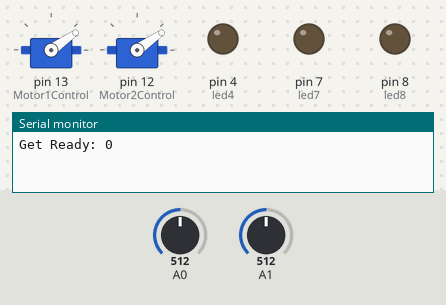
This sketch was run on a simulated Arduino Uno, built with avr-gcc and run on an emulated ATmega328P. Shown: 2 × servo, output pins drawn as LEDs (lit = HIGH), the last lines printed to the serial monitor. The test bench sets the inputs (shaded band); at power-on: A0 = 512, A1 = 512. At 15.3 s the program stops and its outputs stay as they are.

Above: at 0.1 s.
At 3.1 s:
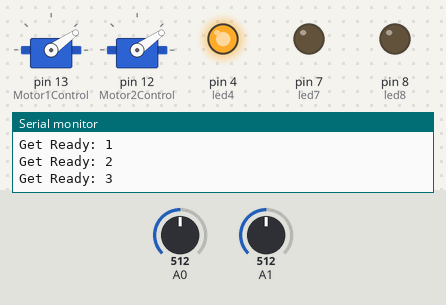
At 4.1 s:
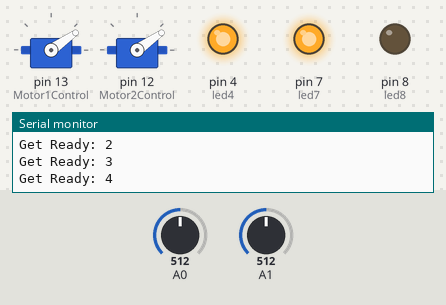
Timing chart, 0 to 5.6 s (numbered marks = the images above):
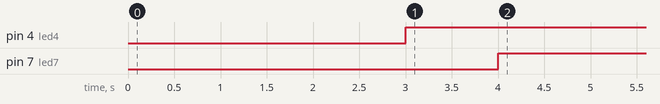

Measured:
- by itself, pin 4 (led4): LOW → HIGH at 3.0 s
- by itself, pin 7 (led7): LOW → HIGH at 4.0 s

The sketch:

InputComparisonCode.ino
```cpp
#include <Servo.h>
Servo myservo1;
Servo myservo2;
int Motor1Control = 13;
int Motor2Control = 12;
int led4 = 4;
int led7 = 7;
int led8 = 8;
//int ResetButton = 2; //Not Used
int ServoVal;
void setup() {
  // initialize serial communication at 9600 bits per second:
  Serial.begin(9600);
  pinMode(led4, OUTPUT);
  pinMode(led7, OUTPUT);
  pinMode(led8, OUTPUT);
//  pinMode(ResetButton, INPUT); //Not in Use
  myservo1.attach(Motor1Control);
  myservo2.attach(Motor2Control);
}

const int MaxAngle = 70;
int Sensor1Max=0, Sensor2Max=0, servoVal=45;
float ratio=0.0;
int player1sum=0, player2sum=0;
// the loop routine runs over and over again forever:
void loop() {
  // Setup Loop
  for(int i=0 ; i<5 ; i++)
  {
      // reset the servos to Center
      myservo1.write(MaxAngle/2);
      myservo2.write(MaxAngle/2);

      Serial.print("Get Ready: "); Serial.println(i);
      // LEDs added to pins 4 7 8
      // Calibration can also be done here
      if(i > 4)
      {
          // All LEDs ON
          digitalWrite(led4, HIGH);
          digitalWrite(led7, HIGH);
          digitalWrite(led8, HIGH);
      }
      else if (i > 3)
      {
          // Two LEDs ON
          digitalWrite(led4, HIGH);
          digitalWrite(led7, HIGH);
          digitalWrite(led8, LOW);
      }
      else if (i > 2)
      {
          // One LED ON
          digitalWrite(led4, HIGH);
          digitalWrite(led7, LOW);
          digitalWrite(led8, LOW);
      }
      else
      {
          // all LEDs OFF
          digitalWrite(led4, LOW);
          digitalWrite(led7, LOW);
          digitalWrite(led8, LOW);
      }
      // Wait function
      delay(1000);
    }

  // Game Loop
  for(int i=0 ; i<20 ; i++)
  {
    // read the input on analog pin 0:
    int sensorValue1 = analogRead(A0);
    // Convert the analog reading (which goes from 0 - 1023) to a voltage (0 - 5V):
    float voltage1 = sensorValue1 * (5.0 / 1023.0);
    Serial.print("player 1 Sensor Value: "); Serial.println(sensorValue1);
    //Serial.print("player 1 voltage"); Serial.println(voltage1);

    int sensorValue2 = analogRead(A1);
    // Convert the analog reading (which goes from 0 - 1023) to a voltage (0 - 5V):
    float voltage2 = sensorValue2 * (5.0 / 1023.0);
    Serial.print("player 2 Sensor Value: "); Serial.println(sensorValue2);
    //Serial.print("player 2 voltage"); Serial.println(voltage2);
    // print out the value you read:

    player1sum += sensorValue1;
    player2sum += sensorValue2;

    delay(500);
  }

  ratio = (float)player1sum/player2sum;
  Serial.print("\nRatio ");
  Serial.println(ratio);
  if(ratio>1){
    //servoVal=179;
    Serial.print("player2 wins");
    while(1)
    {
        // Servo turns to 60 degrees
        // Pin 13 turns on
        ServoVal = MaxAngle-0;
        myservo1.write(MaxAngle-ServoVal);
        myservo2.write(ServoVal);
    }
  }
  else if(ratio<1){
    //servoVal=0;
    Serial.print("player1 wins.");
    while(1)
    {
        // Servo turns to 30 degrees
        // Pin 12 turns on
        ServoVal = 0;
        myservo1.write(MaxAngle-ServoVal);
        myservo2.write(ServoVal);
    }
  }
  else
  {
    Serial.print("Tie Game!!!");
    while(1)
    {
      ServoVal = MaxAngle/2;
      myservo1.write(ServoVal);
      myservo2.write(ServoVal);
    }
  }

  // Reset Variables
  player1sum = player2sum = 0;
  ServoVal = MaxAngle/2;
  myservo1.write(ServoVal);
  myservo2.write(ServoVal);
}
```
